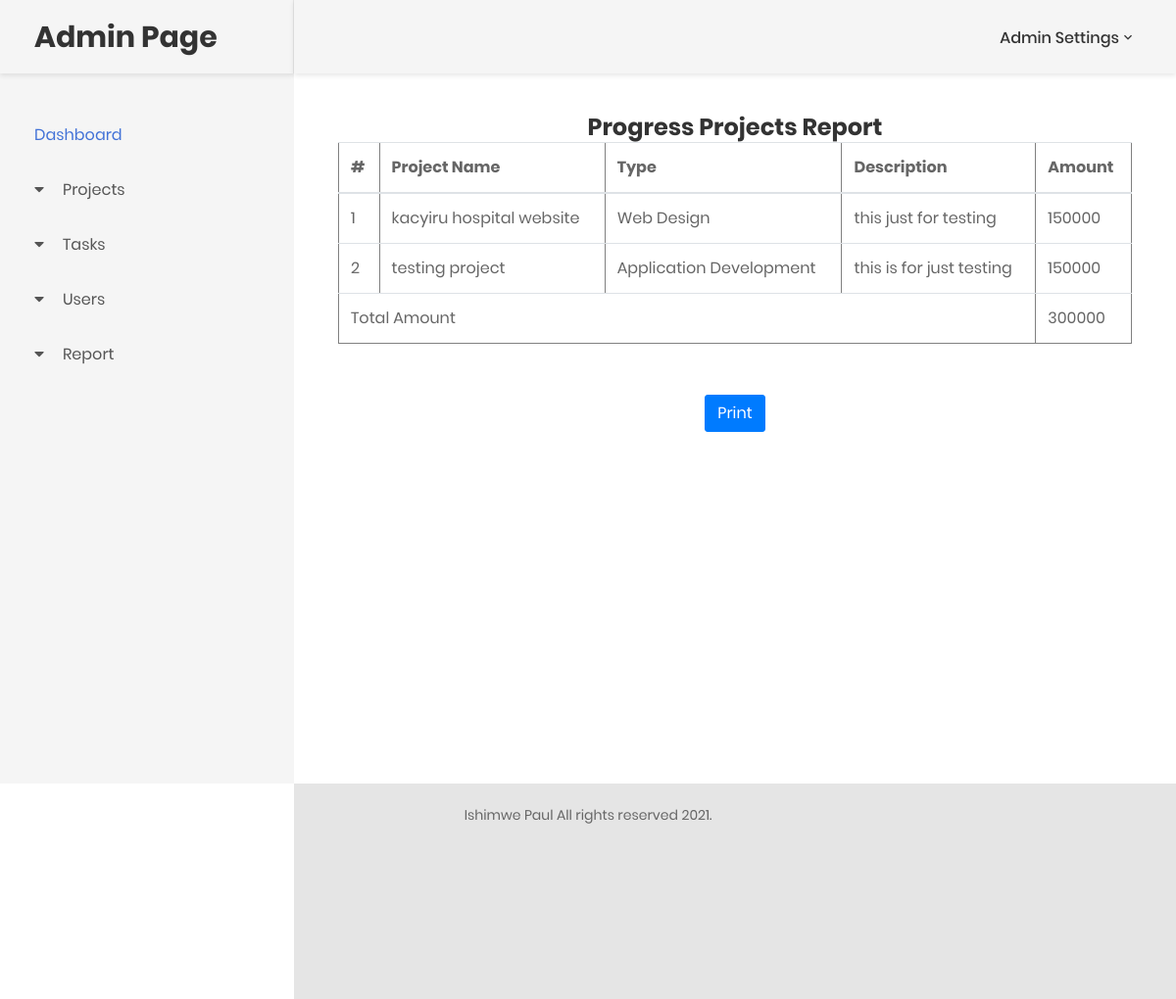
/progressProjectReport.php (signed in), run on the app's committed database.
### tables this page shows
CREATE TABLE `project` (
  `id` int(123) NOT NULL,
  `proj_name` varchar(123) NOT NULL,
  `proj_type` varchar(123) NOT NULL,
  `proj_description` varchar(123) NOT NULL,
  `amount` int(20) NOT NULL,
  `project_path` varchar(123) NOT NULL,
  `status` varchar(20) NOT NULL
);

### progressProjectReport.php (the view, shortened to what this page needs)
<?php
include 'connection.php';
$query = "SELECT * FROM `project` WHERE `status`!='completed'";
$data = mysqli_query($connect, "$query");
?>
<!DOCTYPE html>
<html lang="en">
<head>
    <link href="css/font-face.css" rel="stylesheet" media="all">
    <link href="vendor/font-awesome-4.7/css/font-awesome.min.css" rel="stylesheet" media="all">
    <link href="vendor/font-awesome-5/css/fontawesome-all.min.css" rel="stylesheet" media="all">
    <link href="vendor/mdi-font/css/material-design-iconic-font.min.css" rel="stylesheet" media="all">
    <link href="vendor/bootstrap-4.1/bootstrap.min.css" rel="stylesheet" media="all">
    <link href="vendor/animsition/animsition.min.css" rel="stylesheet" media="all">
    <link href="vendor/bootstrap-progressbar/bootstrap-progressbar-3.3.4.min.css" rel="stylesheet" media="all">
    <link href="vendor/wow/animate.css" rel="stylesheet" media="all">
    <link href="vendor/css-hamburgers/hamburgers.min.css" rel="stylesheet" media="all">
    <link href="vendor/slick/slick.css" rel="stylesheet" media="all">
    <link href="vendor/select2/select2.min.css" rel="stylesheet" media="all">
    <link href="vendor/perfect-scrollbar/perfect-scrollbar.css" rel="stylesheet" media="all">
    <link href="css/theme.css" rel="stylesheet" media="all">
</head>
<body class="animsition">
    <div class="page-wrapper">
        <?php include('includes/nav-sidebar.php'); ?>
        <div class="page-container">
            <?php include('includes/header.php');  ?>
            <div class="main-content" style="background-color: white;">
                <div class="section__content section__content--p30">
                    <div class="container-fluid">
                        <div class="row">
                            <div class="col-md-12">
                                <h3 class="text-center">Progress Projects Report</h3>
                                <div class="overview-wrap">
                                    <table class="table table-stripe table-hover" border="1">
                                        <tbody>
                                            <thead>
                                                <tr>
                                                    <th>#</th>
                                                    <th>Project Name</th>
                                                    <th>Type</th>
                                                    <th>Description</th>
                                                    <th>Amount</th>
                                                </tr>
                                            </thead>
                                            <?php
                                            $count = 0;
                                            while ($row = mysqli_fetch_array($data)) {
                                                $count++;
                                                @$amount = $amount + $row[4];
                                            ?>
                                                <tr>
                                                    <td><?php echo $count; ?></td>
                                                    <td><?php echo $row[1]; ?></td>
                                                    <td><?php echo $row[2]; ?></td>
                                                    <td><?php echo $row[3]; ?></td>
                                                    <td><?php echo $row[4]; ?></td>
                                                </tr>
                                            <?php  }  ?>
                                            <tr>
                                                <td colspan="4">Total Amount</td>
                                                <td><?php echo $amount ?></td>
                                            </tr>
                                        </tbody>
                                    </table>
                                </div>
                                <br><br>
                                <center><a href="projectProgressPrint.php" target="blank" class="btn btn-primary">Print</a></center>
                            </div>
                        </div>
                    </div>
                </div>
            </div>
        </div>
        <?php include('includes/footer.php') ?>
    </div>
</body>
</html>

### data on the page
project: proj_name "kacyiru hospital website", proj_type "Web Design", proj_description "this just for testing", amount "150000"
project: proj_name "testing project", proj_type "Application Development", proj_description "this is for just testing", amount "150000"

### other printed values
$amount "300000"
